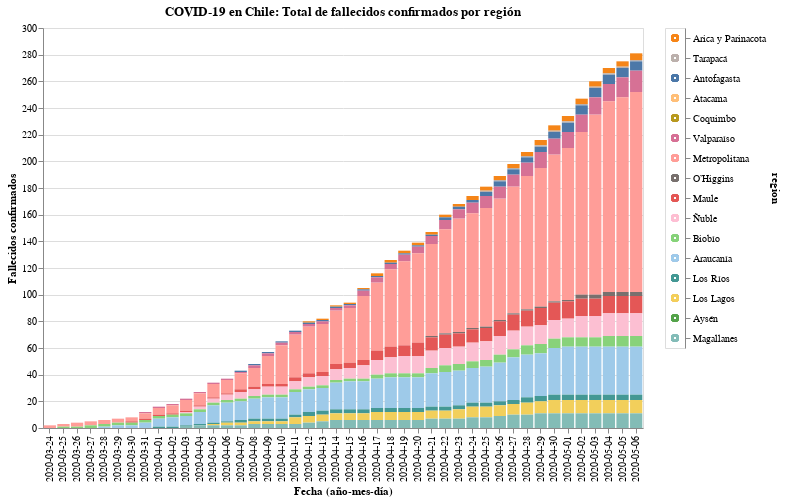

Notebook code for this chart:
### Code cell
#hide_input

input_dropdown = alt.binding_select(options=new_data['region'].unique())
selection1 = alt.selection_single(fields=['region'], bind=input_dropdown, name=' ')
selection2 = alt.selection_multi(fields=['region'], on='mouseover')

color = alt.condition(selection1 | selection2,
                    alt.Color('region:N', scale=alt.Scale(scheme='tableau20'), legend=None),
                    alt.value('lightgray'))

bars = alt.Chart(new_data).mark_bar().encode(
    x=alt.X('date:O', axis=alt.Axis(title='Fecha (año-mes-día)')),
    y=alt.Y('fallecidos', axis=alt.Axis(title='Fallecidos confirmados')),
    color=color,
    tooltip=['date', 'region', 'fallecidos'],
    order=alt.Order(
    # Sort the segments of the bars by this field
    'codigo region',
    sort='descending'
    )
    ).properties(
    title='COVID-19 en Chile: Total de fallecidos confirmados por región'
).add_selection(
    selection1, selection2
).transform_filter(
    selection1
)

legend = alt.Chart(new_data).mark_point().encode(
    y=alt.Y('region:N', axis=alt.Axis(orient='right'), sort=regiones),
    color=color
).add_selection(
    selection1, selection2
)

bars.properties(width=600, height=400) | legend

### Figure 1 — Vega-Lite specification as saved in the notebook (floating-point values rounded to 4 significant figures; data arrays with more than 128 entries replaced by an {"elided": "..."} marker saying what was removed)
{"config": {"view": {"continuousWidth": 400, "continuousHeight": 300}}, "hconcat": [{"mark": "bar", "encoding": {"color": {"condition": {"type": "nominal", "field": "region", "legend": null, "scale": {"scheme": "tableau20"}, "selection": {"or": [" ", "selector002"]}}, "value": "lightgray"}, "order": {"type": "quantitative", "field": "codigo region", "sort": "descending"}, "tooltip": [{"type": "nominal", "field": "date"}, {"type": "nominal", "field": "region"}, {"type": "quantitative", "field": "fallecidos"}], "x": {"type": "ordinal", "axis": {"title": "Fecha (año-mes-día)"}, "field": "date"}, "y": {"type": "quantitative", "axis": {"title": "Fallecidos confirmados"}, "field": "fallecidos"}}, "height": 400, "selection": {" ": {"type": "single", "fields": ["region"], "bind": {"input": "select", "options": ["Arica y Parinacota", "Tarapacá", "Antofagasta", "Atacama", "Coquimbo", "Valparaíso", "Metropolitana", "O’Higgins", "Maule", "Ñuble", "Biobío", "Araucanía", "Los Ríos", "Los Lagos", "Aysén", "Magallanes"]}}, "selector002": {"type": "multi", "fields": ["region"], "on": "mouseover"}}, "title": "COVID-19 en Chile: Total de fallecidos confirmados por región", "transform": [{"filter": {"selection": " "}}], "width": 600}, {"mark": "point", "encoding": {"color": {"condition": {"type": "nominal", "field": "region", "legend": null, "scale": {"scheme": "tableau20"}, "selection": {"or": [" ", "selector002"]}}, "value": "lightgray"}, "y": {"type": "nominal", "axis": {"orient": "right"}, "field": "region", "sort": ["Arica y Parinacota", "Tarapacá", "Antofagasta", "Atacama", "Coquimbo", "Valparaíso", "Metropolitana", "O’Higgins", "Maule", "Ñuble", "Biobío", "Araucanía", "Los Ríos", "Los Lagos", "Aysén", "Magallanes"]}}, "selection": {" ": {"type": "single", "fields": ["region"], "bind": {"input": "select", "options": ["Arica y Parinacota", "Tarapacá", "Antofagasta", "Atacama", "Coquimbo", "Valparaíso", "Metropolitana", "O’Higgins", "Maule", "Ñuble", "Biobío", "Araucanía", "Los Ríos", "Los Lagos", "Aysén", "Magallanes"]}}, "selector002": {"type": "multi", "fields": ["region"], "on": "mouseover"}}}], "data": {"name": "data-54b254fae88cca76f0a9bc2e22ad9f4f"}, "$schema": "https://vega.github.io/schema/vega-lite/v4.8.1.json", "datasets": {"data-54b254fae88cca76f0a9bc2e22ad9f4f": {"elided": "704 records"}}}
